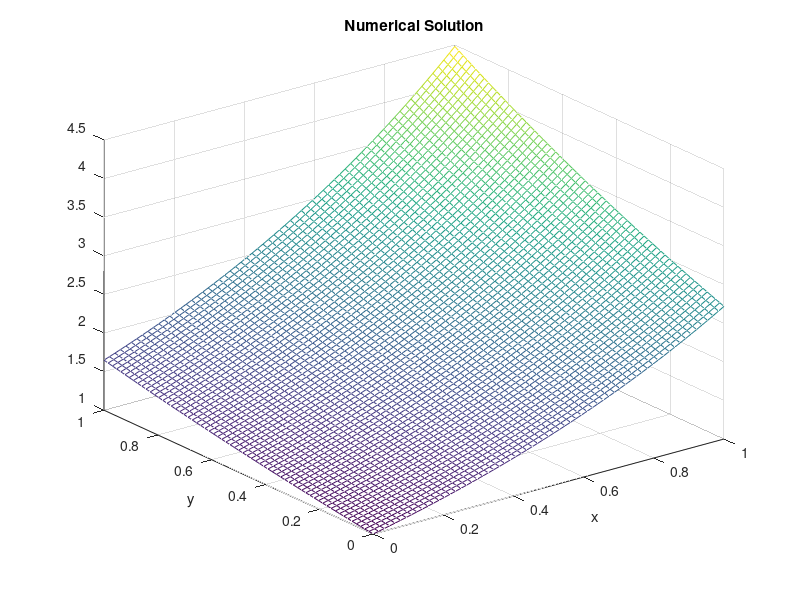
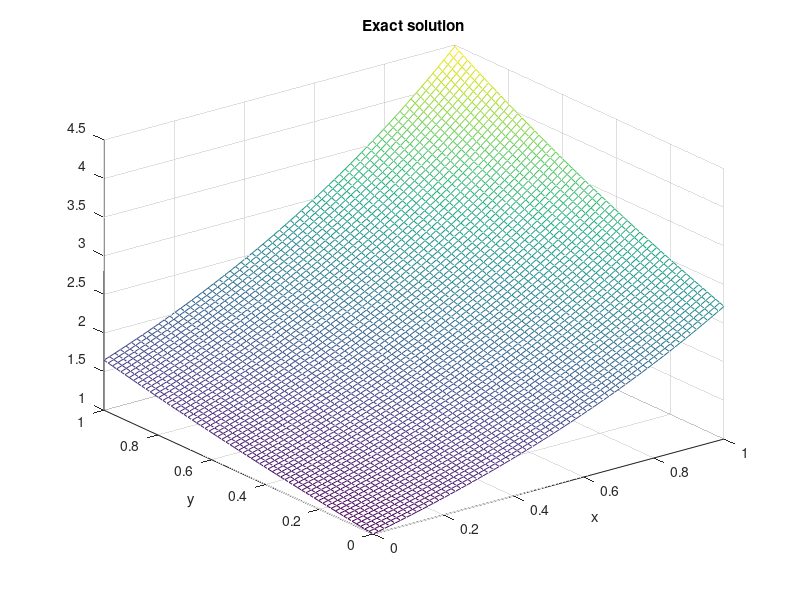

MATLAB code for these plots, in order:
%FDMPOSSITION5
%   Solve the Poisson problem u_{xx} + u_{yy} = f(x,y) on [0,1] x [0,1].  
%   The 5-point Laplacian is used at interior grid points. 
%   This system of equations is then solved using backslash.
clear

%% example 1
f = @(x, y) (5 / 4) * exp(x + (y / 2));
ue = @(x, y) exp(x + (y / 2));

%% Spatial dispersion
n = 64                                  % numbers of cell
h = 1 / n;                              % mesh size
m = n - 1;                              % numbers of unknows
x = linspace(0, 1, n + 1);              % grid points x including boundaries
y = linspace(0, 1, n + 1);              % grid points y including boundaries
[X, Y] = ndgrid(x, y);                  % convert to 2D mesh structure
Iint = 2:n;                             % indices of interior points in x
Jint = 2:n;                             % indices of interior points in y

%% Initialization

uexact = ue(X, Y);                      % true solution for test problem

uh = uexact;                            % This sets full array, but only boundary values
                                        % are used below.  For a problem where utrue
                                        % is not known, would have to set each edge of
                                        % usoln to the desired Dirichlet boundary values.
                            
%% form matrix A: 
A = sparse(m*m, m*m);
for i = 1:m*m
    
    % center
    A(i, i) = -4;
    
    % right
    if i+1 <= m*m && mod(i, m) ~= 0
        A(i,i+1) = 1;
    end
    
    % upper
    if i+m <= m*m
        A(i,i+m) = 1;
    end
    
    % left
    if i-1 >=1 && mod(i-1, m) ~= 0
        A(i,i-1) = 1;
    end
       
    % bottom
    if i-m >=1
        A(i,i-m) = 1;
    end
end

% assemble the righ hand side vector
rhs = h^2 * f(X(Iint, Jint), Y(Iint, Jint));        % evaluate f at interior points for right hand side

% adjust the rhs to include boundary terms:
rhs(:, 1) = rhs(:, 1) - ue(x(Iint), 0)';                  % bottom
rhs(:, m) = rhs(:, m) - ue(x(Iint), 1)';                  % upper
rhs(1, :) = rhs(1, :) - ue(0, y(Iint));                   % left
rhs(m, :) = rhs(m, :) - ue(1, y(Iint));                   % right

% convert the 2d grid function rhs into a column vector for rhs of system
rhs = reshape(rhs, m*m, 1);

%% Solving linear system
usol = A\rhs;

% reshape vector solution usol as a grid function and 
% insert this interior solution into uh for plotting purposes:
% (recall boundary conditions in usoln are already set) 
uh(Iint, Jint) = reshape(usol,m,m);


%% assuming true solution is known and stored in uexact:
maxerr = max(max(abs(uh-uexact)));   
L1error = h*h*sum(sum(abs(uh - uexact)));
L2error = sqrt(h*h*sum(sum(abs(uh - uexact).^2)));
fprintf('h = 1/%d , max error= %10.6e\n',n,maxerr)
fprintf('h = 1/%d , L1  error= %10.6e\n',n,L1error)
fprintf('h = 1/%d , L2  error= %10.6e\n',n,L2error)


%% Plot
figure(1)
mesh(X,Y,uh);
xlabel('x');
ylabel('y');
title('Numerical Solution')

figure(2)
mesh(X,Y,uexact);
xlabel('x');
ylabel('y');
title('Exact solution')